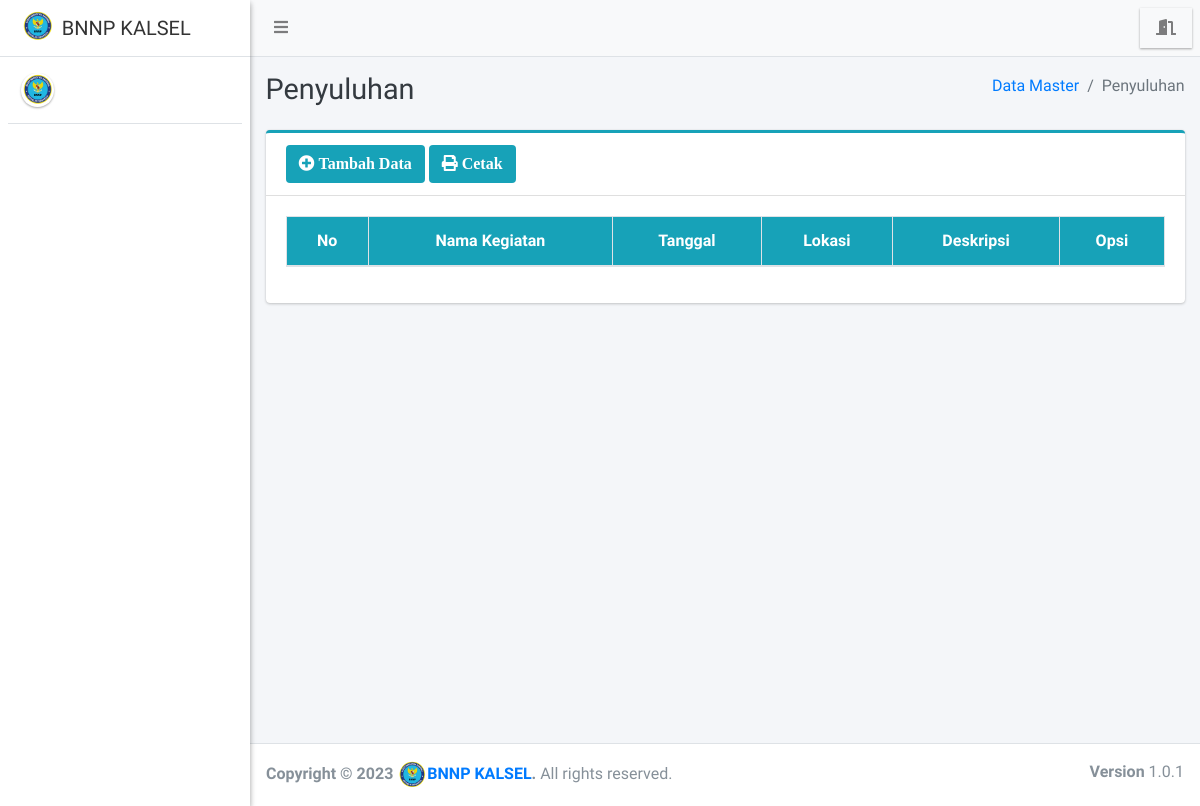
The page /admin/penyuluhan/index.php on the database as committed earlier.
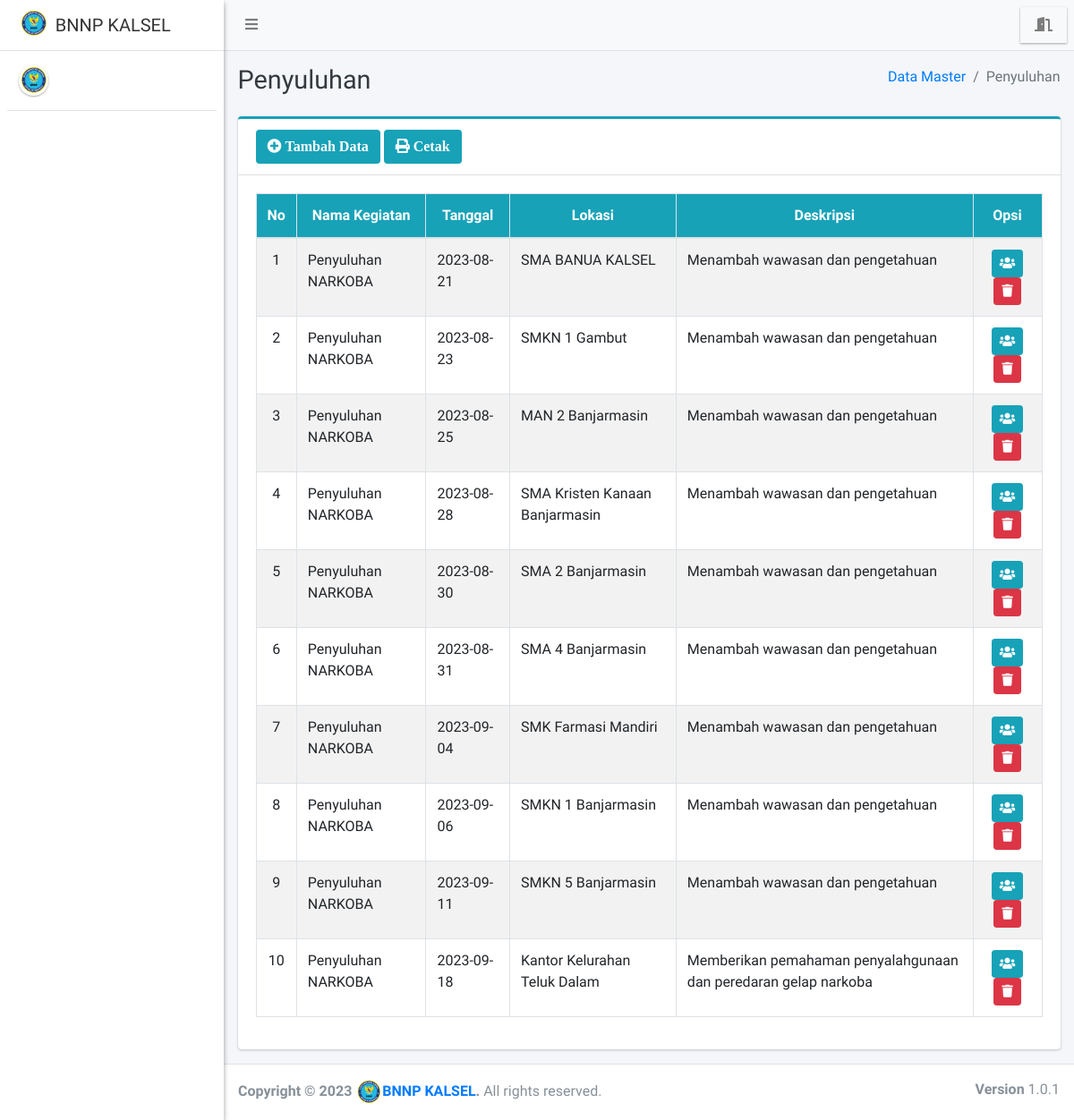
The same page on the database as committed later.
### tables this page shows
CREATE TABLE `penyuluhan` (
  `id_penyuluhan` int(11) NOT NULL,
  `nama_kegiatan` varchar(255) NOT NULL,
  `tanggal_kegiatan` varchar(255) NOT NULL,
  `lokasi_kegiatan` varchar(255) NOT NULL,
  `deskripsi_kegiatan` varchar(255) NOT NULL
);

### admin/penyuluhan/index.php (the view, shortened to what this page needs)
<?php
require '../../config/koneksi.php';
?>
<!DOCTYPE html>
<html>
<?php
include '../../templates/head.php';
?>
<body class="hold-transition sidebar-mini layout-fixed">
    <div class="wrapper">
        <?php
        include '../../templates/navbar.php';
        ?>
        <?php
        include '../../templates/sidebar.php';
        ?>
        <div class="content-wrapper">
            <div class="content-header">
                <div class="container-fluid">
                    <div class="row mb-2">
                        <div class="col-sm-6">
                            <h1 class="m-0 text-dark">Penyuluhan</h1>
                        </div>
                        <div class="col-sm-6">
                            <ol class="breadcrumb float-sm-right">
                                <li class="breadcrumb-item"><a href="#">Data Master</a></li>
                                <li class="breadcrumb-item active">Penyuluhan</li>
                            </ol>
                        </div>
                    </div>
                </div>
            </div>
            <section class="content">
                <div class="container-fluid">
                    <div class="row">
                        <div class="col-12">
                            <div class="card card-info card-outline">
                                <div class="card-header">
                                    <a href="tambah" class="btn bg-info"><i class="fa fa-plus-circle"> Tambah Data</i></a>
                                    <a href="print" target="blank" class="btn bg-info"><i class="fa fa-print"> Cetak</i></a>
                                </div>
                                <div class="card-body">
                                    <div class="table-responsive">
                                        <table id="example1" class="table table-bordered table-striped">
                                            <thead class="bg-info">
                                                <tr align="center">
                                                    <th>No</th>
                                                    <th>Nama Kegiatan </th>
                                                    <th>Tanggal </th>
                                                    <th>Lokasi </th>
                                                    <th>Deskripsi </th>
                                                    <th>Opsi</th>
                                                </tr>
                                            </thead>
                                            <tbody style="background-color: white">
                                                <?php
                                                $no = 1;
                                                $data = $koneksi->query("SELECT * FROM penyuluhan ORDER BY id_penyuluhan ASC");
                                                while ($row = $data->fetch_array()) {
                                                ?>
                                                    <tr>
                                                        <td align="center"><?= $no++ ?></td>
                                                        <td><?= $row['nama_kegiatan'] ?></td>
                                                        <td><?= $row['tanggal_kegiatan'] ?></td>
                                                        <td><?= $row['lokasi_kegiatan'] ?></td>
                                                        <td><?= $row['deskripsi_kegiatan'] ?></td>
                                                        <td align="center">
                                                            <a href="detail?id=<?= $row['id_penyuluhan'] ?>" class="btn btn-info btn-sm" title="Info"><i class="fa fa-users"></i> </a>
                                                            <a href="hapus?id=<?= $row['id_penyuluhan'] ?>" class="btn btn-danger btn-sm alert-hapus" title="Hapus"><i class="fa fa-trash"></i></a>
                                                        </td>
                                                    </tr>
                                                <?php } ?>
                                            </tbody>
                                        </table>
                                    </div>
                                </div>
                            </div>
                        </div>
                    </div>
                </div>
            </section>
        </div>
        <?php include_once "../../templates/footer.php"; ?>
    </div>
</body>
</html>

Rows that differ between the two databases and show on the page:
added penyuluhan: nama_kegiatan "Penyuluhan NARKOBA", tanggal_kegiatan "2023-08-21", lokasi_kegiatan "SMA BANUA KALSEL", deskripsi_kegiatan "Menambah wawasan dan pengetahuan"
added penyuluhan: nama_kegiatan "Penyuluhan NARKOBA", tanggal_kegiatan "2023-08-23", lokasi_kegiatan "SMKN 1 Gambut", deskripsi_kegiatan "Menambah wawasan dan pengetahuan"
added penyuluhan: nama_kegiatan "Penyuluhan NARKOBA", tanggal_kegiatan "2023-08-25", lokasi_kegiatan "MAN 2 Banjarmasin", deskripsi_kegiatan "Menambah wawasan dan pengetahuan"
added penyuluhan: nama_kegiatan "Penyuluhan NARKOBA", tanggal_kegiatan "2023-08-28", lokasi_kegiatan "SMA Kristen Kanaan Banjarmasin", deskripsi_kegiatan "Menambah wawasan dan pengetahuan"
added penyuluhan: nama_kegiatan "Penyuluhan NARKOBA", tanggal_kegiatan "2023-08-30", lokasi_kegiatan "SMA 2 Banjarmasin", deskripsi_kegiatan "Menambah wawasan dan pengetahuan"
added penyuluhan: nama_kegiatan "Penyuluhan NARKOBA", tanggal_kegiatan "2023-08-31", lokasi_kegiatan "SMA 4 Banjarmasin", deskripsi_kegiatan "Menambah wawasan dan pengetahuan"
added penyuluhan: nama_kegiatan "Penyuluhan NARKOBA", tanggal_kegiatan "2023-09-04", lokasi_kegiatan "SMK Farmasi Mandiri", deskripsi_kegiatan "Menambah wawasan dan pengetahuan"
added penyuluhan: nama_kegiatan "Penyuluhan NARKOBA", tanggal_kegiatan "2023-09-06", lokasi_kegiatan "SMKN 1 Banjarmasin", deskripsi_kegiatan "Menambah wawasan dan pengetahuan"
added penyuluhan: nama_kegiatan "Penyuluhan NARKOBA", tanggal_kegiatan "2023-09-11", lokasi_kegiatan "SMKN 5 Banjarmasin", deskripsi_kegiatan "Menambah wawasan dan pengetahuan"
added penyuluhan: nama_kegiatan "Penyuluhan NARKOBA", tanggal_kegiatan "2023-09-18", lokasi_kegiatan "Kantor Kelurahan Teluk Dalam", deskripsi_kegiatan "Memberikan pemahaman penyalahgunaan dan peredaran gelap narkoba"
